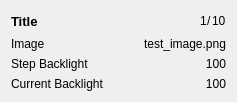
<?xml version="1.0" encoding="UTF-8"?>
<ui version="4.0">
 <class>StepInfoWidget</class>
 <widget class="QWidget" name="StepInfoWidget">
  <property name="geometry">
   <rect>
    <x>0</x>
    <y>0</y>
    <width>237</width>
    <height>102</height>
   </rect>
  </property>
  <property name="windowTitle">
   <string>Form</string>
  </property>
  <layout class="QGridLayout" name="gridLayout">
   <item row="4" column="0">
    <widget class="QLabel" name="stepBacklightLabel">
     <property name="text">
      <string>Step Backlight</string>
     </property>
    </widget>
   </item>
   <item row="3" column="0">
    <widget class="QLabel" name="imageLabel">
     <property name="text">
      <string>Image</string>
     </property>
    </widget>
   </item>
   <item row="5" column="1">
    <widget class="QLabel" name="currentBacklightValueLabel">
     <property name="text">
      <string>100</string>
     </property>
     <property name="alignment">
      <set>Qt::AlignmentFlag::AlignRight|Qt::AlignmentFlag::AlignTrailing|Qt::AlignmentFlag::AlignVCenter</set>
     </property>
    </widget>
   </item>
   <item row="3" column="1">
    <widget class="QLabel" name="imageValueLabel">
     <property name="text">
      <string>test_image.png</string>
     </property>
     <property name="alignment">
      <set>Qt::AlignmentFlag::AlignRight|Qt::AlignmentFlag::AlignTrailing|Qt::AlignmentFlag::AlignVCenter</set>
     </property>
    </widget>
   </item>
   <item row="4" column="1">
    <widget class="QLabel" name="stepBacklightValueLabel">
     <property name="text">
      <string>100</string>
     </property>
     <property name="alignment">
      <set>Qt::AlignmentFlag::AlignRight|Qt::AlignmentFlag::AlignTrailing|Qt::AlignmentFlag::AlignVCenter</set>
     </property>
    </widget>
   </item>
   <item row="5" column="0">
    <widget class="QLabel" name="currentBacklightLabel">
     <property name="text">
      <string>Current Backlight</string>
     </property>
    </widget>
   </item>
   <item row="0" column="0">
    <widget class="QLabel" name="titleLabel">
     <property name="font">
      <font>
       <pointsize>10</pointsize>
       <bold>true</bold>
      </font>
     </property>
     <property name="text">
      <string>Title</string>
     </property>
     <property name="alignment">
      <set>Qt::AlignmentFlag::AlignLeading|Qt::AlignmentFlag::AlignLeft|Qt::AlignmentFlag::AlignVCenter</set>
     </property>
    </widget>
   </item>
   <item row="0" column="1">
    <layout class="QHBoxLayout" name="stepNumberLayout">
     <property name="spacing">
      <number>0</number>
     </property>
     <item>
      <spacer name="horizontalSpacer">
       <property name="orientation">
        <enum>Qt::Orientation::Horizontal</enum>
       </property>
       <property name="sizeHint" stdset="0">
        <size>
         <width>40</width>
         <height>20</height>
        </size>
       </property>
      </spacer>
     </item>
     <item>
      <widget class="QLabel" name="currentStepLabel">
       <property name="sizePolicy">
        <sizepolicy hsizetype="Maximum" vsizetype="Preferred">
         <horstretch>0</horstretch>
         <verstretch>0</verstretch>
        </sizepolicy>
       </property>
       <property name="text">
        <string>1</string>
       </property>
      </widget>
     </item>
     <item>
      <widget class="QLabel" name="stepDividerLabel">
       <property name="sizePolicy">
        <sizepolicy hsizetype="Maximum" vsizetype="Preferred">
         <horstretch>0</horstretch>
         <verstretch>0</verstretch>
        </sizepolicy>
       </property>
       <property name="text">
        <string>/</string>
       </property>
      </widget>
     </item>
     <item>
      <widget class="QLabel" name="totalStepLabel">
       <property name="sizePolicy">
        <sizepolicy hsizetype="Maximum" vsizetype="Preferred">
         <horstretch>0</horstretch>
         <verstretch>0</verstretch>
        </sizepolicy>
       </property>
       <property name="text">
        <string>10</string>
       </property>
      </widget>
     </item>
    </layout>
   </item>
  </layout>
 </widget>
 <resources/>
 <connections/>
</ui>
